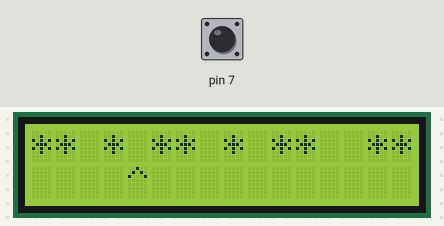
Bench run of a sketch on a simulated Arduino Uno, built with avr-gcc and run on an emulated ATmega328P. Shown: 16×2 character LCD. The inputs (shaded band) are chosen by the test bench; at power-on: pin 7 HIGH.

Above: at 1.2 s.
1.3 s: pin 7 pulsed LOW 5 times (0.12 s each, 0.3 s apart)
At 1.94 s:
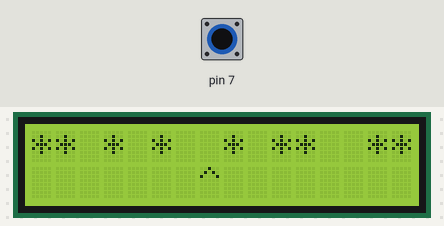
4.3 s: pin 7 pulled LOW for 0.15 s
At 4.45 s:
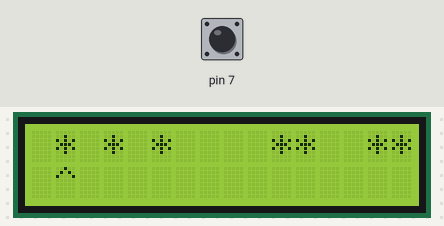
5.0 s: pin 7 pulled LOW for 1 s
At 5.21 s:
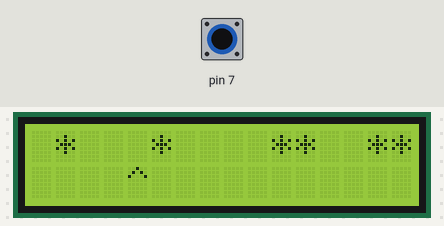
6.6 s: pin 7 pulled LOW for 0.15 s
At 6.96 s:
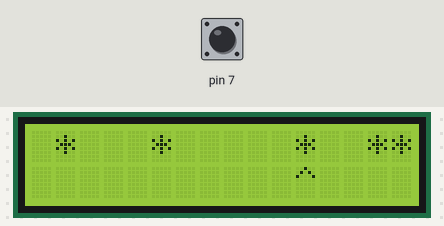
7.3 s: pin 7 pulsed LOW 2 times (0.12 s each, 0.3 s apart)
At 7.97 s:
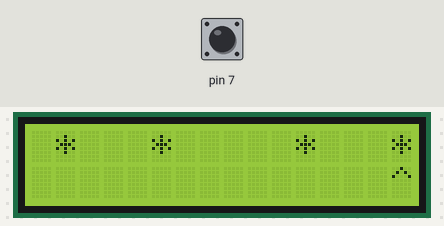
Timing chart, 0 to 10.3 s (numbered marks = the images above; inputs shaded):
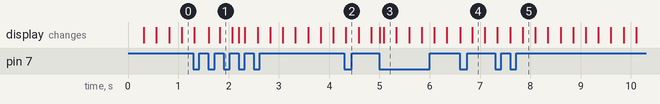

Measured:
- after the input at 1.3 s, the display: first differs from a run without the input after 0.30 s (image 1 shows a later state)
- after the input at 4.3 s, the display: changes at once (image 2)
- after the input at 5.0 s, the display: first changes at once (image 3 shows a later state)
- after the input at 6.6 s, the display: first changes at once (image 4 shows a later state)
- after the input at 7.3 s, the display: first differs from a run without the input after 0.30 s (image 5 shows a later state)

The sketch:

RETRO_5.ino
```cpp
/*

 RETRO
 Space invader Game
 Author: Red Team Leader

   The circuit:
 * LCD RS pin to digital pin 12
 * LCD Enable pin to digital pin 11
 * LCD D4 pin to digital pin 5
 * LCD D5 pin to digital pin 4
 * LCD D6 pin to digital pin 3
 * LCD D7 pin to digital pin 2
 * LCD R/W pin to ground
 * LCD VSS pin to ground
 * LCD VCC pin to 5V
 * 10K resistor:
 * ends to +5V and ground
 * wiper to LCD VO pin (pin 3)

*/

// include the library code:
#include <LiquidCrystal.h>

// Invader string
String invaders;

// initialize the library by associating any needed LCD interface pin
// with the arduino pin number it is connected to
const int rs = 12, en = 11, d4 = 5, d5 = 4, d6 = 3, d7 = 2;
LiquidCrystal lcd(rs, en, d4, d5, d6, d7);

// Current laser position
int laserColumn;

// Timer variables
unsigned long timerStart;
unsigned long timerInterval;
unsigned long currentTime;

// Button debounce variables
int currentReading;
int newReading;

// Edge detection variable
int previousReading;

void setup() {
  // set up the LCD's number of columns and rows:
  lcd.begin(16, 2);

  // Initilize laser position
  laserColumn = 0;

  // Initialize invaders
  invaders = "** * ** * **  **";

  // Display invaders
  lcd.setCursor(0, 0);
  lcd.print(invaders);

  // Setup laser button
  pinMode(7, INPUT_PULLUP);

  // Initialize timer
  timerStart = millis();
  timerInterval = 250;

  // Initialize debouncing
  currentReading = digitalRead(7);

}

void loop() {

  currentTime = millis();
  if((currentTime-timerStart) > timerInterval) {

    // Reset timer
    timerStart = currentTime;

    // Erase the old frame
    lcd.setCursor(laserColumn, 1);
    lcd.print(' ');

    // Calculate new frame
    laserColumn = laserColumn + 1;

    // Limit the laser column
    if (laserColumn > 15) {
      laserColumn = 0;
    }

    // set the cursor to column 0, line 1
    // (note: line 1 is the second row, since counting begins with 0):
    lcd.setCursor(laserColumn, 1);
    lcd.print('^');
  }

  // Save the current button reading
  previousReading = currentReading;

  // Debounce the button
  newReading = digitalRead(7);
  if (newReading != currentReading) {
    delay(4);
    newReading = digitalRead(7);
    if (newReading != currentReading) {
      currentReading = newReading;
    }
  }

  // Check the button and zap invaders
  if ((previousReading == HIGH) && (currentReading == LOW)) {
    lcd.setCursor(laserColumn, 0);
    lcd.print(' ');
  }

}
```
